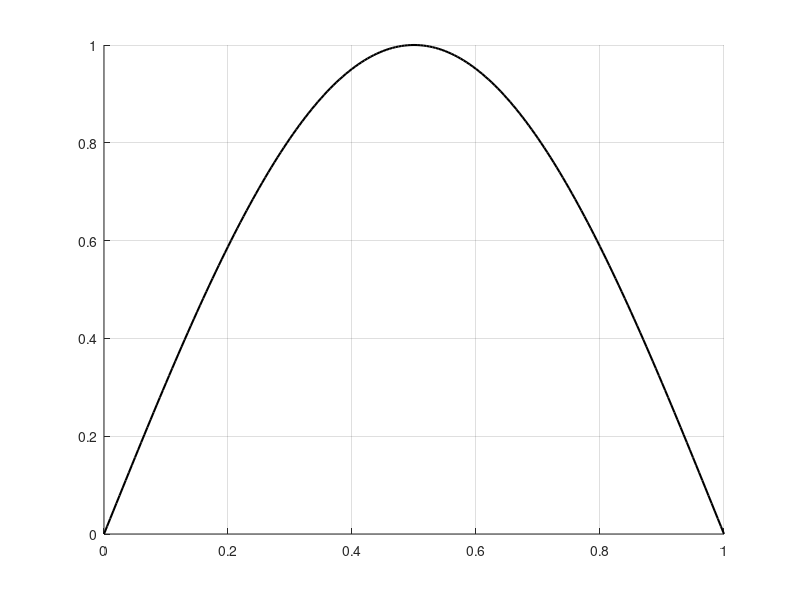

Source code (MATLAB): (Note: this script raises an error after producing the figure.)
% CS 555 HW 2 - Part 1a
% 1D Burgers Equation using Finite Differences and BDF3/EXT3

%% Parameters
N = 200;
nu = 1 / (100 * pi);   % Viscosity from Basdevant et al.
dx = 1 / N;            % Uniform spacing
x = linspace(0, 1, N+1)';
u_init = sin(pi * x);  % Initial condition

% Time stepping parameters
CFL = 0.1;
dt = CFL * dx;         % dt = 0.0005 for stability
t_end = 2.0;
nsteps = round(t_end / dt);
plot_steps = round(0.1 / dt); % Step interval to plot every 0.1s

%% Matrix Construction (Interior points only)
Nx = N - 1; 
e = ones(Nx, 1);
M = speye(Nx);

% Diffusion operator A (nu * d^2/dx^2) using a 3-point stencil
A = (nu / dx^2) * spdiags([e, -2*e, e], [-1, 0, 1], Nx, Nx);

% Derivative operator D (d/dx) using a 3-point stencil
D = (1 / (2*dx)) * spdiags([-e, e], [-1, 1], Nx, Nx);

%% Initialization
u_hist = zeros(Nx, 3);
N_hist = zeros(Nx, 3);

% Set initial conditions for the history arrays
u_int = u_init(2:end-1);
u_hist(:, 1) = u_int;
N_hist(:, 1) = -u_int .* (D * u_int); % Convective form: -u * du/dx

% Setup the plot
figure('Name', '1D Burgers Equation', 'Position', [100, 100, 800, 600]);
hold on; grid on;
plot(x, u_init, 'k-', 'LineWidth', 1.5, 'DisplayName', 't = 0.0');
colors = parula(21); 
c_idx = 2;

%% Time Stepping Loop (BDFk / EXTk)
for n = 1:nsteps
    
    % Booting off BDF1/2 for the first steps, then BDF3
    k = min(n, 3);
    
    % BDF / EXT coefficients
    if k == 1
        b0 = 1; b1 = -1; b2 = 0; b3 = 0;
        a1 = 1; a2 = 0; a3 = 0;
    elseif k == 2
        b0 = 1.5; b1 = -2; b2 = 0.5; b3 = 0;
        a1 = 2; a2 = -1; a3 = 0;
    elseif k == 3
        b0 = 11/6; b1 = -3; b2 = 1.5; b3 = -1/3;
        a1 = 3; a2 = -3; a3 = 1;
    end
    
    % Recompute the implicit operator H during the boot-up steps
    if n <= 3
        H = b0 * M - dt * A; 
    end
    
    % Build the Right Hand Side using historical states
    RHS = -(b1 * u_hist(:,1) + b2 * u_hist(:,2) + b3 * u_hist(:,3)) ...
          + dt * (a1 * N_hist(:,1) + a2 * N_hist(:,2) + a3 * N_hist(:,3));
      
    % Solve the linear system for the new interior values
    u_new = H \ RHS;
    
    % Shift history arrays
    u_hist(:, 3) = u_hist(:, 2);
    u_hist(:, 2) = u_hist(:, 1);
    u_hist(:, 1) = u_new;
    
    N_hist(:, 3) = N_hist(:, 2);
    N_hist(:, 2) = N_hist(:, 1);
    N_hist(:, 1) = -u_new .* (D * u_new);
    
    % Plotting at specified 0.1 intervals
    if mod(n, plot_steps) == 0
        t_current = n * dt;
        u_full = [0; u_new; 0]; % Reapply homogeneous Dirichlet BCs
        plot(x, u_full, 'Color', colors(c_idx,:), 'DisplayName', sprintf('t = %.1f', t_current));
        c_idx = c_idx + 1;
    end
end

% Format the final plot
title('1D Burgers Equation (Uniform Spacing, N=200)');
xlabel('x');
ylabel('u(x,t)');
legend('Location', 'eastoutside');
